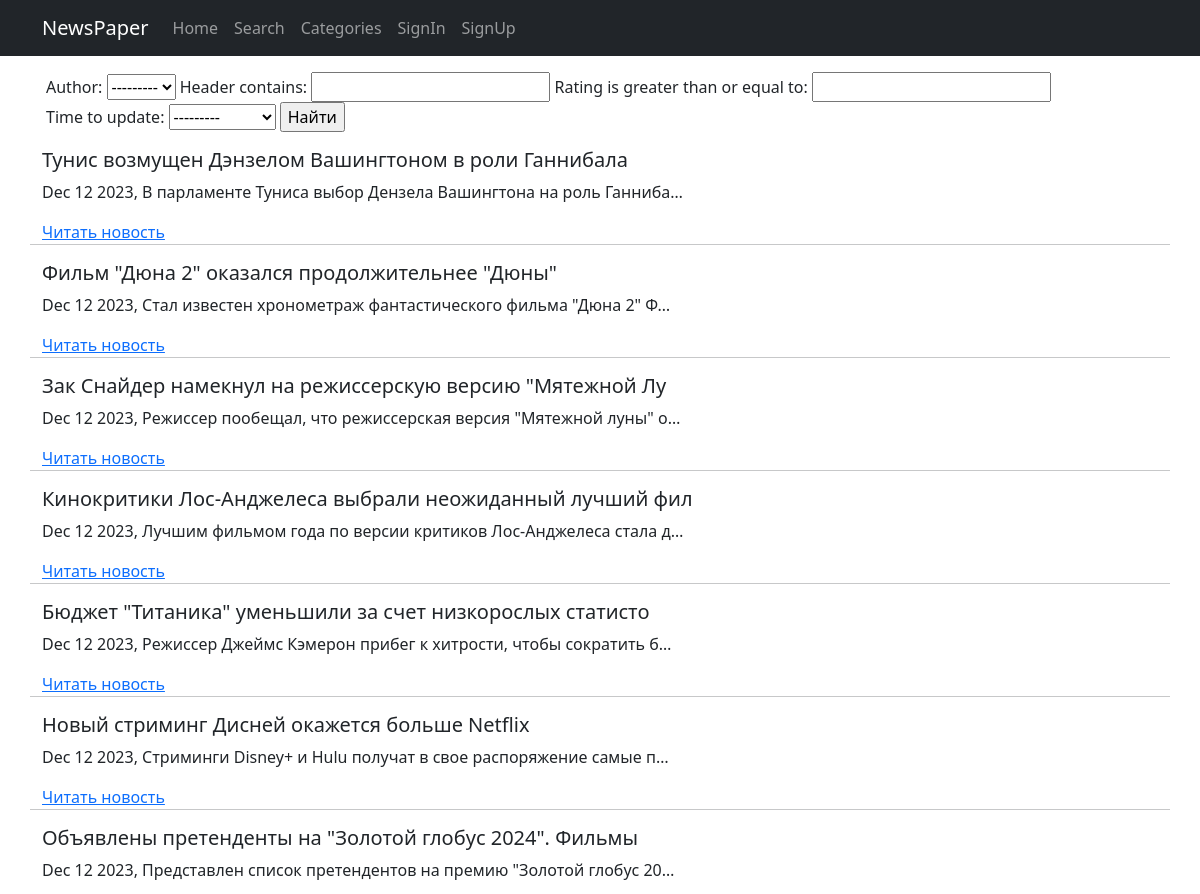
The page /news/search/ (upper part) on the database as committed earlier.
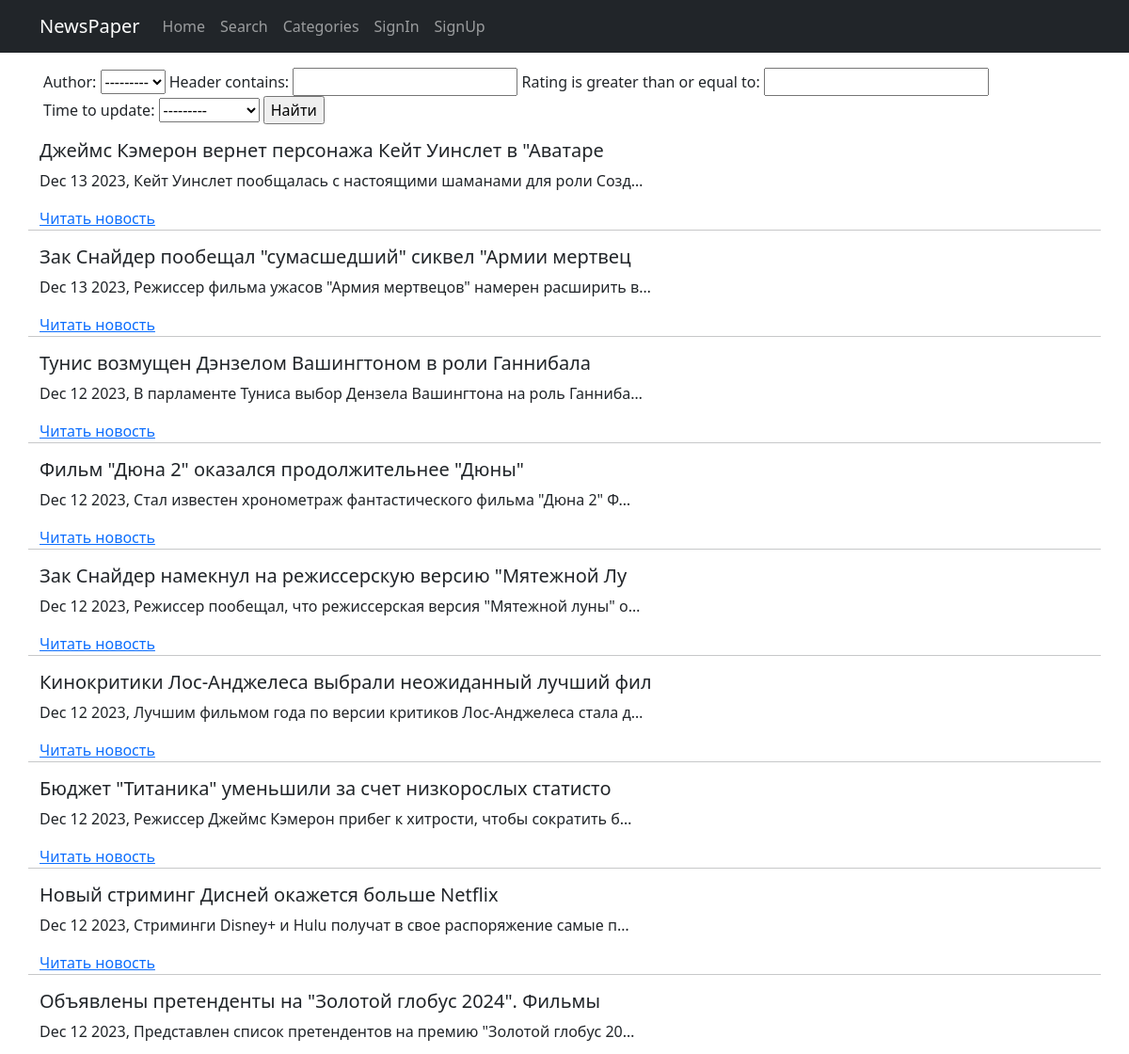
The same page on the database as committed later.
### news/models.py (models this page shows, shortened)
class Post(models.Model, Grade):
    note = models.CharField(max_length=2, choices=NOTES, default=news)
    time_to_create = models.DateTimeField(auto_now_add=True)
    time_to_update = models.DateTimeField(auto_now=True)
    header = models.CharField(max_length=56)
    text = models.TextField()
    rating = models.IntegerField(default=0)
    author = models.ForeignKey('Author', on_delete=models.CASCADE)
    categories = models.ManyToManyField('Category', through='PostCategory')

### news/views.py (the view)
# urls.py: path('search/', NewsSearchView.as_view(), name='news_search'),
class NewsSearchView(BecameAuthor, ListView):
    model = Post
    template_name = 'news/search.html'
    context_object_name = 'search'
    ordering = ['-time_to_update']
    def get_filter(self):
        return PostFilter(self.request.GET, queryset=super().get_queryset())
    def get_queryset(self):
        return self.get_filter().qs
    def get_context_data(self, *args, **kwargs):
        return {
            **super().get_context_data(*args, **kwargs),
            'filter': self.get_filter()
        }

### news/models.py (called while the page is built)
    def __str__(self):
        return self.user.username

### news/templatetags/censor_filters.py (called while the page is built)
@register.filter()
def censor_filter(cens_str: str) -> str:
    try:
        if not isinstance(cens_str, str):
            raise ValueError
        cens_str_low = cens_str.lower()
        for word in censor_tuple:
            if word in cens_str_low:
                word_v = f"{word[0]}{'*'*(len(word)-1)}"
                for _ in range(cens_str_low.count(word)):
                    word_i = cens_str_low.index(word)
                    word_cens_str = cens_str[word_i:(word_i+len(word))]
                    cens_str = cens_str.replace(word_cens_str, word_v)
                    cens_str_low = cens_str.lower()
    except ValueError:
        print('Censor filter is used with str obj!')
    return cens_str

### news/views.py (called while the page is built)
    def get_context_data(self, **kwargs):
        context = super().get_context_data(**kwargs)
        context['is_not_authors'] = not self.request.user.groups.filter(
            name='authors').exists()
        context['is_authors'] = self.request.user.groups.filter(
            name='authors').exists()
        return context

### templates/news/search.html (shortened to what this page needs)
{% extends 'flatpages/default.html' %}
{% load censor_filters %}
{% block content %}
  <div style="padding: 1rem">
    <form method="GET">
      {{ filter.form }}
      <input type="submit" value="Найти">
    </form>
  </div>
  {% for n in search %}
    <h5>{{ n.header|censor_filter }}</h5>
    <p>{{ n.time_to_update|date:'M d Y' }}, {{ n.text|truncatechars:61|censor_filter }}</p>
    <a href="{% url 'news_detail' n.pk %}">Читать новость</a>
    {% if not forloop.last %}
    <hr>
    {% endif %}
  {% empty %}
    <h2 style="text-align: center; margin-top: 20px">No matching news</h2>
  {% endfor %}
{% endblock content %}

Rows that differ between the two databases and show on the page:
added Post: header|censor_filter "Джеймс Кэмерон вернет персонажа Кейт Уинслет в \"Аватаре", time_to_update "Dec 13 2023", text|censor_filter "Кейт Уинслет пообщалась с настоящими шаманами для роли Созд…"
added Post: header|censor_filter "Зак Снайдер пообещал \"сумасшедший\" сиквел \"Армии мертвец", time_to_update "Dec 13 2023", text|censor_filter "Режиссер фильма ужасов \"Армия мертвецов\" намерен расширить в…"
